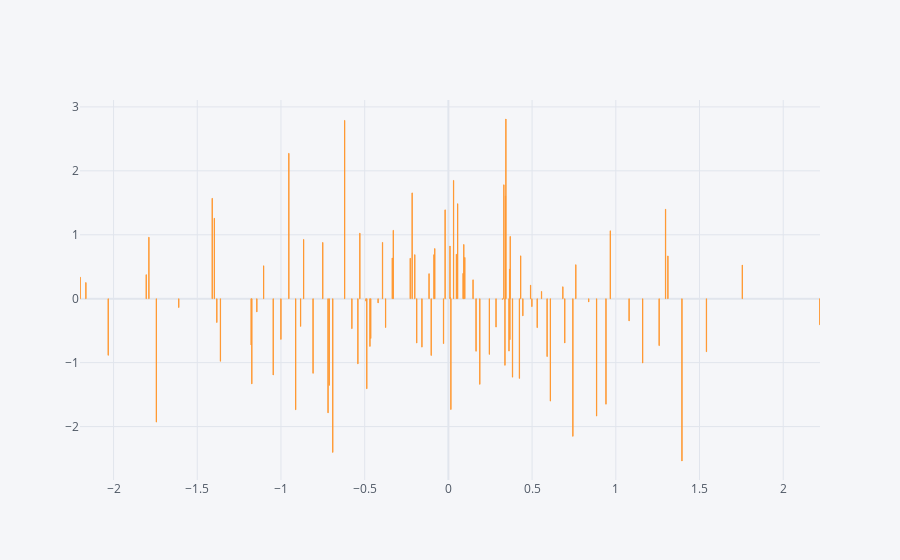

Notebook code for this chart:
### Code cell
df.iplot(kind='bar', x='A', y='B')
